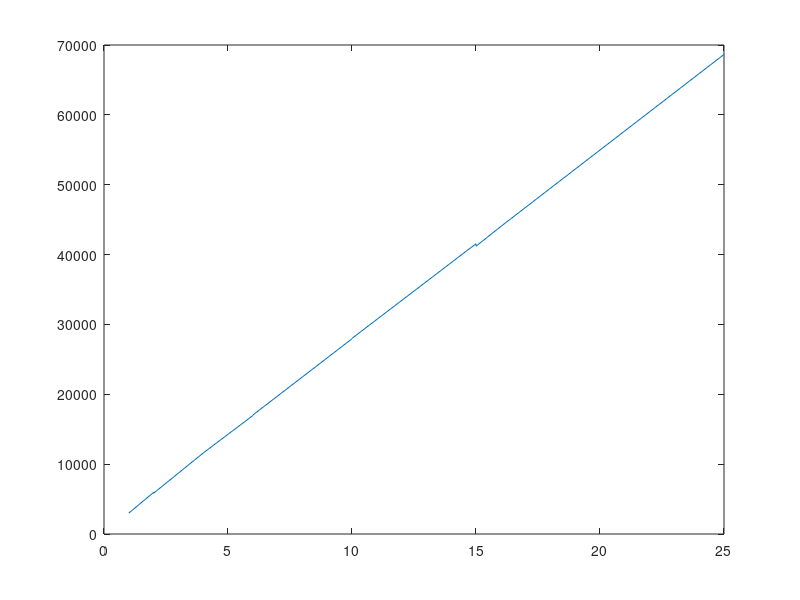
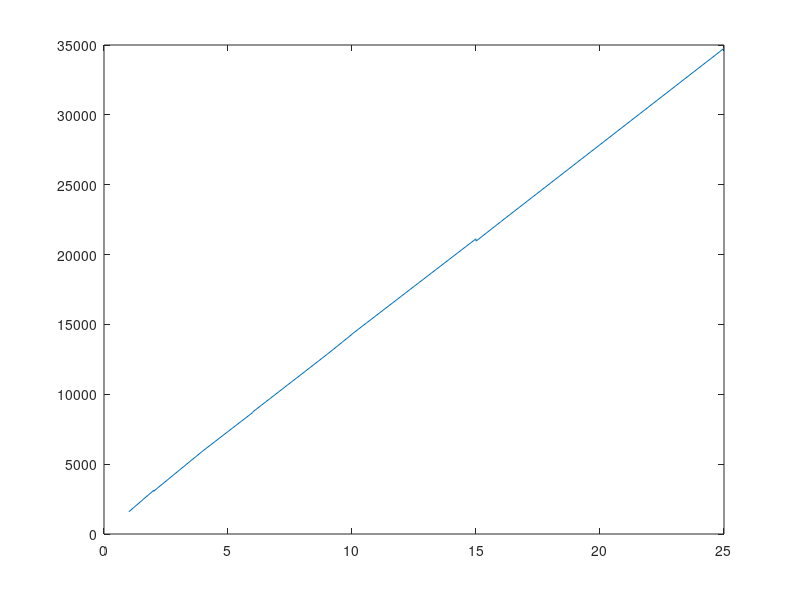

The MATLAB script that drew these images, in order:
s1 = 1*1;
p1 = 1588;
f1 = 2995;
pd1 = p1/s1;
fd1 = f1/s1;

s2 = 2*2;
p2 = 5968;
f2 = 11594;
pd2 = p2/s2;
fd2 = f2/s2;

s3 = 3*5;
p3 = 21129;
f3 = 41551;
pd3 = p3/s3;
fd3 = f3/s3;

s4 = 3*3;
p4 = 12864;
f4 = 25211;
pd4 = p4/s4;
fd4 = f4/s4;

s5 = 4*4;
p5 = 22354;
f5 = 44020;
pd5 = p5/s5;
fd5 = f5/s5;

s6 = 1*2;
p6 = 3117;
f6 = 5955;
pd6 = p6/s6;
fd6 = f6/s6;

s7 = 2*1;
p7 = 3060;
f7 = 5838;
pd7 = p7/s7;
fd7 = f7/s7;

s8 = 3*2;
p8 = 8700;
f8 = 16952;
pd8 = p8/s8;
fd8 = f8/s8;

s9 = 2*3;
p9 = 8740;
f9 = 17024;
pd9 = p9/s9;
fd9 = f9/s9;

s10 = 5*5;
p10 = 34759;
f10 = 68648;
pd10 = p10/s10;
fd10 = f10/s10;

s11 = 5*2;
p11 = 14295;
f11 = 27952;
pd11 = p11/s11;
fd11 = f11/s11;

s12 = 2*5;
p12 = 14308;
f12 = 28004;
pd12 = p12/s12;
fd12 = f12/s12;

s13 = 5*3;
p13 = 20959;
f13 = 41197;
pd13 = p13/s13;
fd13 = f13/s13;


pds = [ pd1, pd2, pd3, pd4, pd5, pd6, pd7, pd8, pd9, pd10, pd11, pd12, pd13]';
fds = [ fd1, fd2, fd3, fd4, fd5, fd6, fd7, fd8, fd9, fd10, fd11, fd12, fd13]';
mean(pds)
mean(fds)

s = [s1, s6, s7, s2, s8, s9, s4, s11, s12, s3, s13, s5,  s10]';
p = [p1, p6, p7, p2, p8, p9, p4, p11, p12, p3, p13, p5,  p10]';
f = [f1, f6, f7, f2, f8, f9, f4, f11, f12, f3, f13, f5, f10]';

figure(1);
plot(s, p);
%title ("Point density vs Patch size");
%xlabel ("Patch size");
%ylabel ("Point density");
%print -dpng point_density.png

figure(2);
plot(s, f);
%title ("Face density vs Patch size");
%xlabel ("Patch size");
%ylabel ("Face density");
print -dpng face_density.png